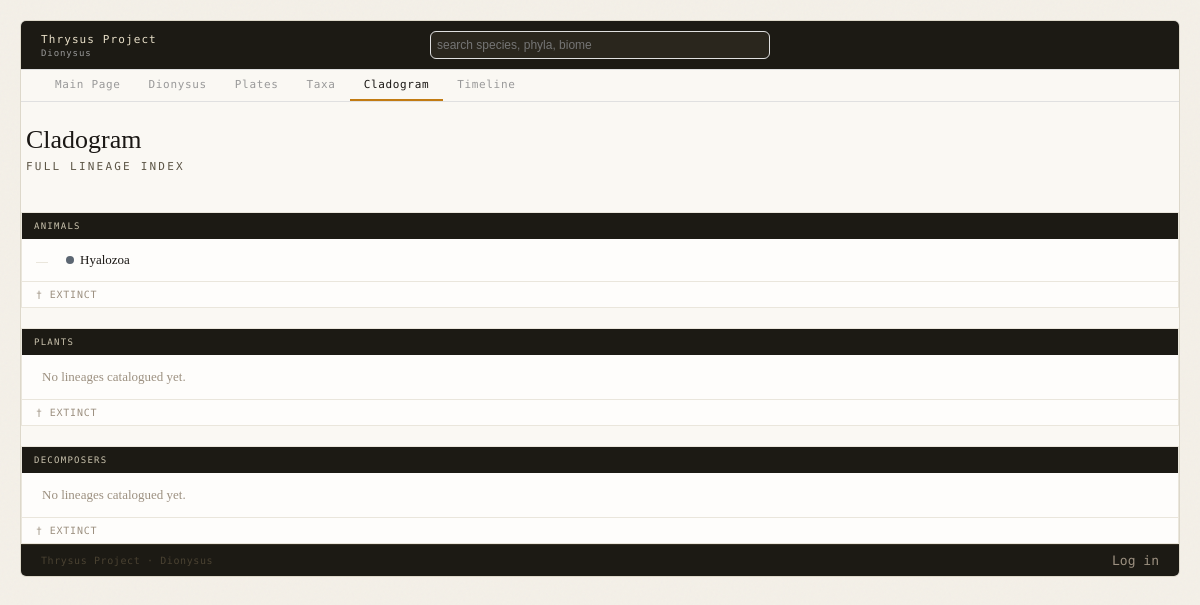
Page /cladogram.php on the earlier database version.
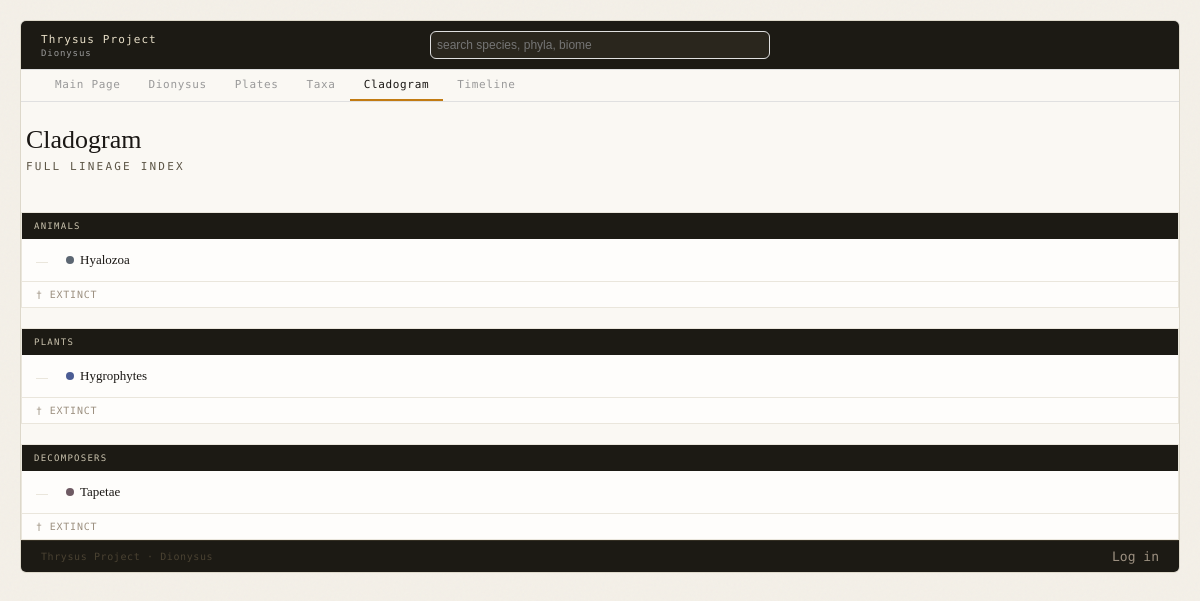
Same page on the later database version.
### tables this page shows
CREATE TABLE `taxa` (
  `id` int(11) NOT NULL AUTO_INCREMENT,
  `parent_taxon_id` int(11) DEFAULT NULL,
  `name` varchar(100) NOT NULL,
  `rank` varchar(55) DEFAULT NULL,
  `description` text DEFAULT NULL,
  `colour_hex` varchar(7) DEFAULT NULL,
  `body_plan` text DEFAULT NULL,
  `appearance` text DEFAULT NULL,
  `behaviour` text DEFAULT NULL,
  `habitat_and_distribution` text DEFAULT NULL,
  `evolutionary_history` text DEFAULT NULL,
  `status` enum('extant','extinct') DEFAULT 'extant',
  `first_described` date DEFAULT NULL,
  `lead` varchar(100) DEFAULT NULL,
  `last_edited` date DEFAULT NULL,
  `category` enum('fauna','flora','tapetae') DEFAULT 'fauna',
  `image` varchar(255) DEFAULT NULL,
  PRIMARY KEY (`id`),
  KEY `parent_taxon_id` (`parent_taxon_id`),
  CONSTRAINT `taxa_ibfk_1` FOREIGN KEY (`parent_taxon_id`) REFERENCES `taxa` (`id`)
);

### cladogram-render.php (the view, shortened to what this page needs)
<?php
function render_cladogram($db_connect, $category, $heading = 'Cladogram')
{
    $all_taxa = $db_connect->execute_query("SELECT * FROM taxa WHERE category = ?", [$category])->fetch_all(MYSQLI_ASSOC);
    $children = [];
    foreach ($all_taxa as $t) {
        $pid = $t['parent_taxon_id'] ?? 'root';
        $children[$pid][] = $t;
    }
    $spp = [];
    $roots = $children['root'] ?? [];
    echo "<div class='clado-panel'>";
    echo "<div class='clado-panel-header'>" . htmlspecialchars($heading) . "</div>";
    if (empty($roots)) {
        echo "<div class='clado-empty'>No lineages catalogued yet.</div>";
    } else {
        echo "<ul class='clado-tree'>";
        foreach ($roots as $root) {
            render_clado_node($root, $children, $spp, '#c9bfa8');
        }
        echo "</ul>";
    }
    echo "<div class='clado-key'>&dagger; extinct</div>";
    echo "</div>";
}
function render_clado_node($taxon, $children, $spp, $inherited_colour)
{
    $id = $taxon['id'];
    $colour = $taxon['colour_hex'] ?: $inherited_colour;
    $kid_taxa = $children[$id] ?? [];
    $kid_species = $spp[$id] ?? [];
    $has_descendants = !empty($kid_taxa) || !empty($kid_species);
    echo "<li class='clado-node" . ($has_descendants ? "" : " clado-tip") . "'>";
    echo "<a class='clado-row' href='entry.php?id=" . $id . "'>";
    echo "<span class='clado-dot' style='background:" . htmlspecialchars($colour) . ";'></span>";
    echo "<span class='clado-name'>" . htmlspecialchars($taxon['name']) . "</span>";
    echo "</a>";
    echo "</li>";
}

### cladogram.php (shortened to what this page needs)
<?php
include 'header.php';
include 'db_config.php';
include 'cladogram-render.php';
?>
<div class="fauna-head">
    <div class="fauna-title">Cladogram</div>
    <div class="fauna-sub">Full Lineage Index</div>
</div>
<?php
foreach (KINGDOM_GLOSS as $category => $gloss) {
    render_cladogram($db_connect, $category, $gloss);
}
include 'footer.php';
?>

Differences in the rows shown:
added taxa: name "Hygrophytes", shown under "PLANTS"
added taxa: name "Tapetae", shown under "DECOMPOSERS"
Other differences:
list line gone: "No lineages catalogued yet."
